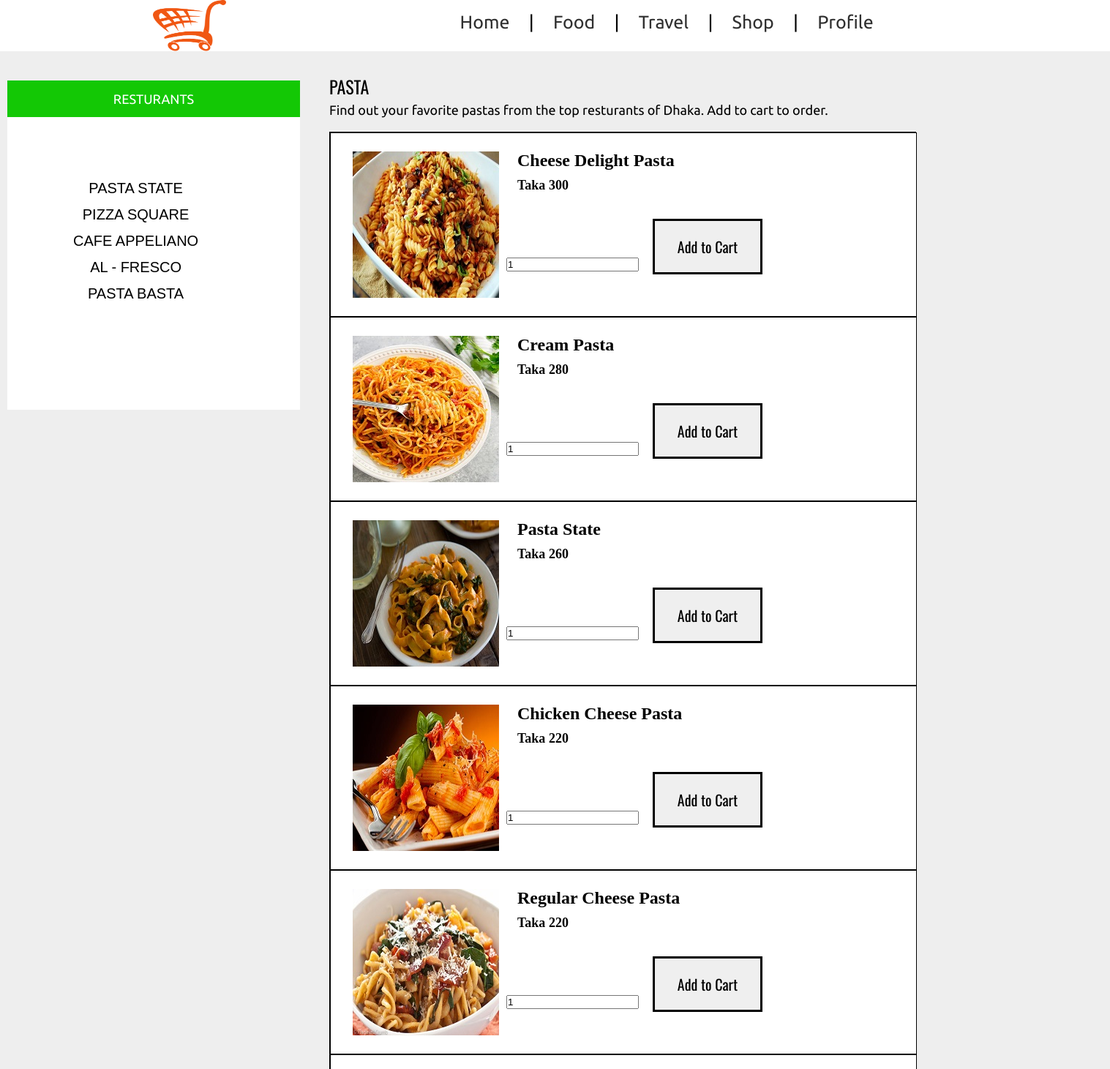
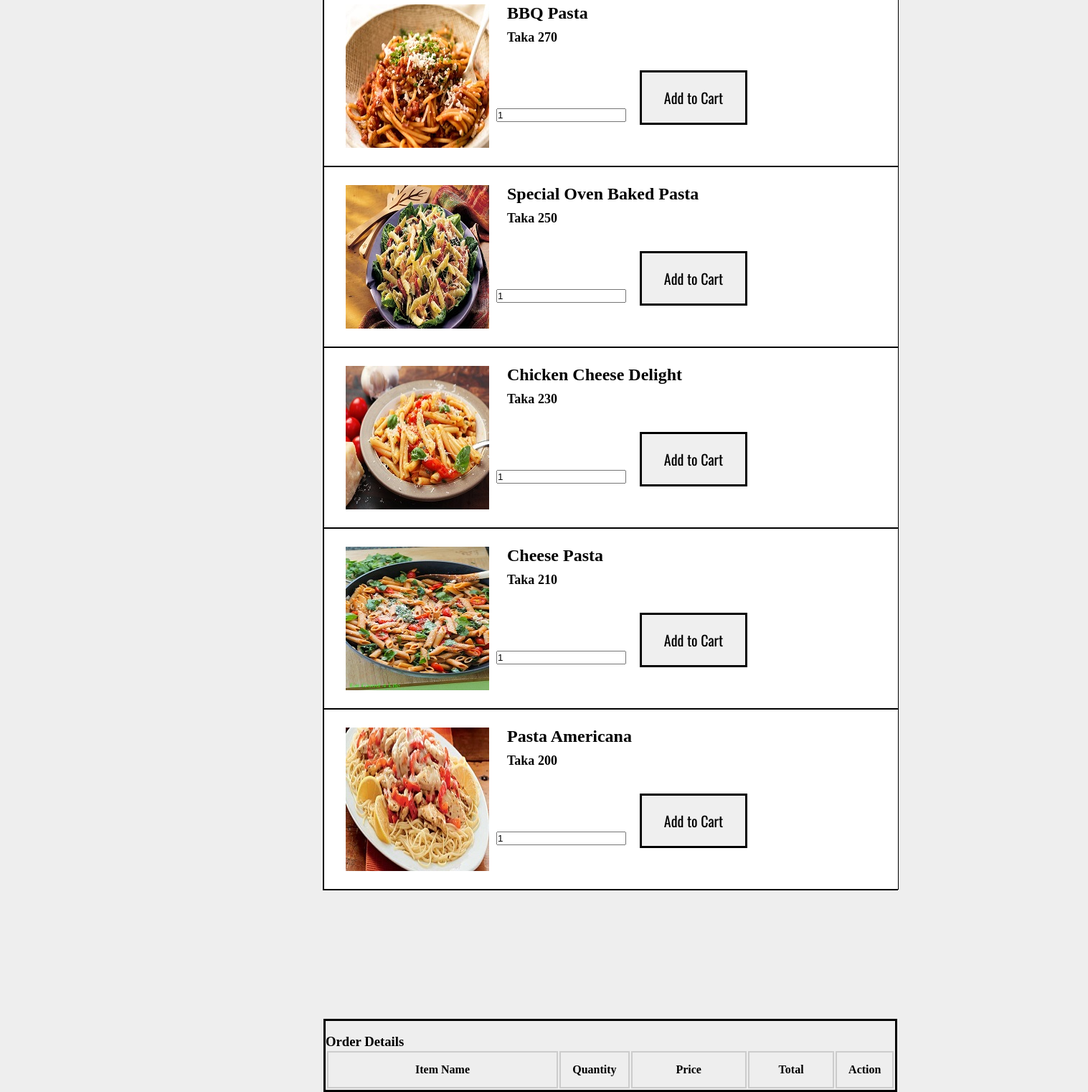
/pasta.php, run on the app's committed database (2 pictures, top to bottom).
### tables this page shows
CREATE TABLE `pasta` (
  `id` int(11) NOT NULL,
  `name` varchar(255) NOT NULL,
  `image` varchar(255) NOT NULL,
  `price` int(11) NOT NULL
);

### pasta.php (the view, shortened to what this page needs)
<?php
 $connect = mysqli_connect("localhost", "root", "", "cartmart");
 ?>
<!DOCTYPE html>
<html>
<head>
</head>
<body>
<header class="tm-header" >
	<div class="tm-container">
	<img  src="cart.png" height="70" width="100" class="tm-logo">
		<nav class="tm-nav ">
			<ul>
				<li><a href="index.html" font size="1">Home</a></li>
				<li>|</li>
				<li><a href="food.html">Food</a></li>
				<li>|</li>
				<li><a href="travel.html">Travel</a></li>
				<li>|</li>
				<li><a href="shop.html">Shop</a></li>
				<li>|</li>
				<li><a href="profile.html">Profile</a></li>
			</ul>
		</nav>
		<div id="list">
	<div id="top">
			<p>RESTURANTS</p>
		</div>
		<ul>
			<li> <a href="state.php"> PASTA STATE</a></li>
			<li> <a href="square.php"> PIZZA SQUARE</a></li>
			<li> <a href="appeliano.php"> CAFE APPELIANO</a></li>
			<li> <a href="fresco.php"> AL - FRESCO</a></li>
			<li> <a href="basta.php"> PASTA BASTA</a></li>
		</ul>
	</div>
	<p id="name"> PASTA</p>
	<p id="caption"> Find out your favorite pastas from the top resturants of Dhaka. Add to cart to order.</p>
	<br />
           <div id="holder">
                <?php
                $query = "SELECT * FROM pasta ORDER BY id ASC";
                $result = mysqli_query($connect, $query);
                if(mysqli_num_rows($result) > 0)
                {
                     while($row = mysqli_fetch_array($result))
                     {
                ?>
                <div>
                     <form method="post" action="pasta.php?action=add&id=<?php echo $row["id"]; ?>">
                          <div id="box1">
                                <img id="b1" src="<?php echo $row["image"]; ?>">
                               <h4 id="b1name"><?php echo $row["name"]; ?></h4>
                               <h5 id="b1d">Taka <?php echo $row["price"]; ?></h5>
                               <input type="text" name="quantity" class="q" value="1" />
                               <input type="submit" name="add_to_cart" style="margin-top:5px;" class="cartbutton" value="Add to Cart" />
                          </div>
                     </form>
                </div>
                <?php
                     }
                }
                ?>
				<div id="maincart">
                <br />
                <h3>Order Details</h3>
                <div class="table-responsive">
                     <table class="table table-bordered">
                          <tr>
                               <th width="40%">Item Name</th>
                               <th width="10%">Quantity</th>
                               <th width="20%">Price</th>
                               <th width="15%">Total</th>
                               <th width="5%">Action</th>
                          </tr>
                     </table>
                </div>
				</div>
	</div>
	</header>
</body>
</html>

### pasta.php (style rules this page uses)
* { margin:0; padding: 0; }
body { background: #eeeeee; }
.tm-container { max-width: 1100px; margin: 0 auto; }
.tm-header { background: #ffffff; }
.tm-header::after { content: " "; clear: both; display: block; visibility: none; }
.tm-logo { float:left; }
.tm-nav { width: 700px; float: right; font-size: 25px; }
.tm-nav ul li { display: inline-block; font-family: 'Ubuntu', sans-serif; }
.tm-nav ul li a { padding:10px 20px; text-decoration: none; color: #303030; line-height: 60px; }
#list { width: 400px; height: 450px; position: absolute; top: 110px; left: 10px; background-color: white; }
#name { color: black; font-family: 'Oswald', sans-serif; font-size: 24px; position: absolute; top: 100px; left: 450px; }
#caption { color: black; font-family: 'Ubuntu', sans-serif; font-size: 18px; position: absolute; top: 140px; left: 450px; }
#top { width: 400px; height: 50px; position: absolute; top: 0px; left: 0px; background-color: #13c805 }
#top p { color: white; font-family: 'Ubuntu', sans-serif; font-size: 18px; text-align: center; padding: 15px; }
#list ul { position: absolute; top: 60px; left: 20px; padding: 70px; text-align: center; list-style-type: none; line-height: 35px; }
#list ul a { color: black; font-family: 'Open+Sans', sans-serif; font-size: 20px; text-decoration: none; }
#box1 { background-color: white; width: 800px; height: 250px; border: solid black 1px; }
#b1 { position: relative; top: 25px; left: 30px; }
#b1name { position: relative; top: -180px; left: 255px; font-family: Adobe Fan Heiti Std; font-size: 24px; color: black; }
#b1d { position: relative; top: -170px; left: 255px; font-family: Lucida Sans Unicode; font-size: 18px; color: black; }
.cartbutton { width: 150px; padding: 20px; position: relative; top: -140px; left: 255px; border: solid black; font-size: 20px; color: black; overflow: hidden; font-family: 'Oswald', sans-serif; }
#holder { background-color: white; position: absolute; top: 180px; left: 450px; width: 800px; border: solid black 1px; }
.q { position: relative; left: 240px; top: -120px; }
#maincart { position: absolute; top: 2700px; border: solid black 3px; }
#maincart th,td { border: 2px solid #CCC; border-collapse: collapse; padding: 15px; text-align: center; }

### data on the page
pasta: image (picture), name "Cheese Delight Pasta", price "300"
pasta: image (picture), name "Cream Pasta", price "280"
pasta: image (picture), name "Pasta State", price "260"
pasta: image (picture), name "Chicken Cheese Pasta", price "220"
pasta: image (picture), name "Regular Cheese Pasta", price "220"
pasta: image (picture), name "BBQ Pasta", price "270"
pasta: image (picture), name "Special Oven Baked Pasta", price "250"
pasta: image (picture), name "Chicken Cheese Delight", price "230"
pasta: image (picture), name "Cheese Pasta", price "210"
pasta: image (picture), name "Pasta Americana", price "200"
